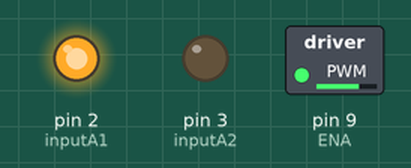
This sketch was run on a simulated Arduino Uno, built with avr-gcc and run on an emulated ATmega328P. On the bench: switched loads named in the sketch (green lamp = pin HIGH), output pins drawn as LEDs (lit = HIGH).

Above: at 0.05 s.
At 5.05 s:
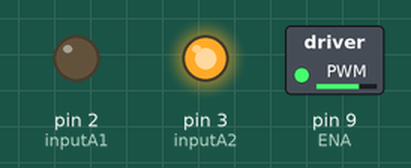
At 8.95 s:
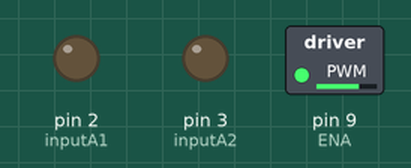
Timing chart, 0 to 10.4 s (numbered marks = the images above):
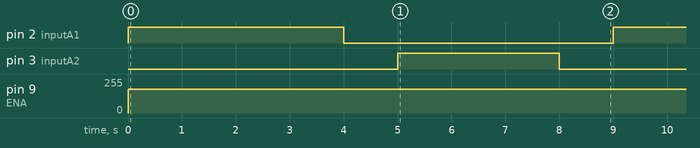

Measured:
- by itself, pin 2 (inputA1): alternates HIGH for 4.0 s and LOW for 5.0 s
- by itself, pin 3 (inputA2): alternates HIGH for 3.0 s and LOW for 6.0 s
- by itself, pin 9 (ENA): 0/255 → 180/255 at 0.00 s

The sketch:

MOTOR.ino
```cpp
const int inputA1 = 2;
const int inputA2 = 3;
const int ENA = 9;


void setup() {
  pinMode(inputA1, OUTPUT);
  pinMode(inputA2, OUTPUT);
  pinMode(ENA, OUTPUT);


}

void loop() {

  // A motoru SAĞ
  analogWrite(ENA,180);
  digitalWrite(inputA1,HIGH);
  digitalWrite(inputA2,LOW);
  delay(4000);
  digitalWrite(inputA1,LOW);
  digitalWrite(inputA2,LOW);
  delay(1000);
  // A motoru SOL
  analogWrite(ENA,180);
  digitalWrite(inputA1,LOW);
  digitalWrite(inputA2,HIGH);
  delay(3000);
  digitalWrite(inputA1,LOW);
  digitalWrite(inputA2,LOW);
  delay(1000);


}
```
